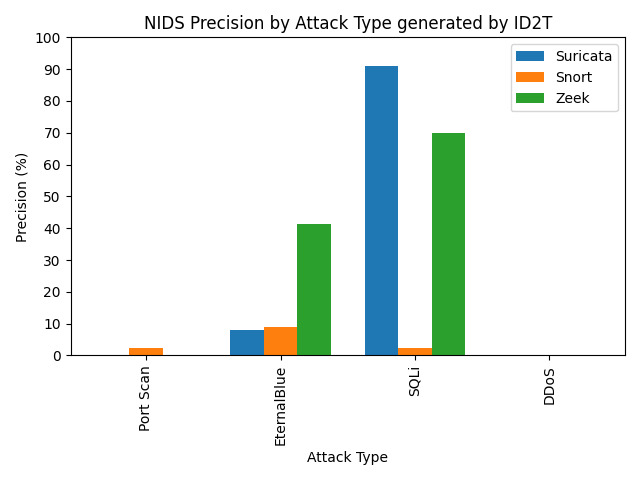

Reproduce this figure in Python.
import pandas as pd
import numpy as np
import matplotlib.pyplot as plt

data = {
    "Attack": ["Port Scan", "EternalBlue", "SQLi", "DDoS"],
    "Suricata": [0, 0.0789, 0.9084, 0],
    "Snort": [0.0244, 0.0909, 0.0244, 0],
    "Zeek": [0, 0.413, 0.7 , 0],
}

df = pd.DataFrame(data)

# Convert to percentage
df["Suricata"] = df["Suricata"] * 100
df["Snort"] = df["Snort"] * 100
df["Zeek"] = df["Zeek"] * 100

indices = np.arange(len(df["Attack"]))
bar_width = 0.25

# Plot bars
plt.bar(indices - bar_width, df["Suricata"], width=bar_width, label="Suricata")
plt.bar(indices, df["Snort"], width=bar_width, label="Snort")
plt.bar(indices + bar_width, df["Zeek"], width=bar_width, label="Zeek")

# Labeling
plt.xlabel("Attack Type")
plt.ylabel("Precision (%)")
plt.xticks(indices, df["Attack"], rotation=90)
plt.yticks(np.arange(0, 110, 10))  # Set y-axis ticks at 10% intervals
plt.title("NIDS Precision by Attack Type generated by ID2T")
plt.legend()
plt.tight_layout()
plt.show()
# Save figure
# plt.savefig("img/nids_fpr_by_attack.png")
